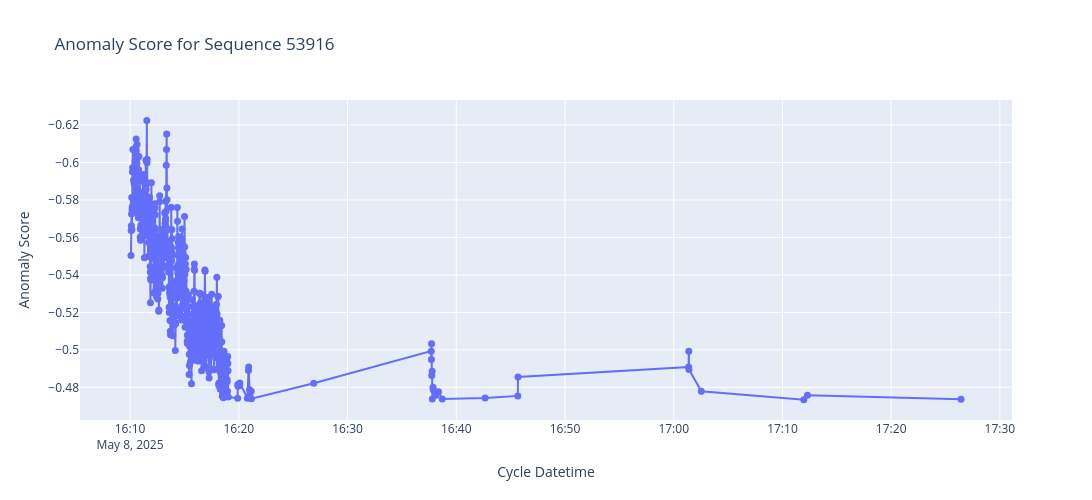

Notebook code for this chart:
### Code cell
# Convert datetime to string (for hover) and pd.Timestamp for x-axis
cycle_times = pd.to_datetime(df_53916['cycle_datetime'])
anomaly_scores = df_53916['anomaly_score']
# Get a hover text: join top_feature_1..top_feature_5 on newlines, their deviations, and ports
hover_text = (
    "Cycle: " + df_53916['cycle_id'].astype(str) + "<br>" +
    "Datetime: " + df_53916['cycle_datetime'].astype(str) + "<br>" +
    "Anomaly Score: " + df_53916['anomaly_score'].round(2).astype(str) + "<br>" +
    "Top Features:<br>" +
    df_53916[['top_feature_1', 'top_feature_2', 'top_feature_3', 'top_feature_4', 'top_feature_5', 
              'top_feature_1_deviation', 'top_feature_2_deviation', 'top_feature_3_deviation', 
              'top_feature_4_deviation', 'top_feature_5_deviation', 'port_info']]
    .apply(lambda row: 
        f"{row['top_feature_1']}: {row['top_feature_1_deviation']:.2f}<br>" +
        f"{row['top_feature_2']}: {row['top_feature_2_deviation']:.2f}<br>" +
        f"{row['top_feature_3']}: {row['top_feature_3_deviation']:.2f}<br>" +
        f"{row['top_feature_4']}: {row['top_feature_4_deviation']:.2f}<br>" +
        f"{row['top_feature_5']}: {row['top_feature_5_deviation']:.2f}<br>" +
        f"Ports: {row['port_info'] if pd.notnull(row['port_info']) else 'N/A'}"
    , axis=1)
)

fig = go.Figure()

fig.add_trace(go.Scatter(
    x=cycle_times, 
    y=anomaly_scores,
    mode='lines+markers',
    marker=dict(size=7),
    text=hover_text,
    hoverinfo='text'
))

fig.update_layout(
    title='Anomaly Score for Sequence 53916',
    xaxis_title='Cycle Datetime',
    yaxis_title='Anomaly Score',
    hovermode='closest',
    width=1200,
    height=500,
    yaxis=dict(autorange='reversed')  # This flips the y-axis so that lower numbers are on top
)
fig

### Figure 1 — Plotly figure (JSON) as saved in the notebook; plotly's stock layout.template omitted (floating-point values rounded to 4 significant figures; data arrays with more than 128 entries replaced by an {"elided": "..."} marker saying what was removed)
{"data": [{"hoverinfo": "text", "marker": {"size": 7}, "mode": "lines+markers", "text": {"elided": "558 str values"}, "type": "scatter", "x": {"elided": "558 str values"}, "y": {"elided": "558 float values"}}], "layout": {"height": 500, "hovermode": "closest", "title": {"text": "Anomaly Score for Sequence 53916"}, "width": 1200, "xaxis": {"title": {"text": "Cycle Datetime"}}, "yaxis": {"autorange": "reversed", "title": {"text": "Anomaly Score"}}}}
